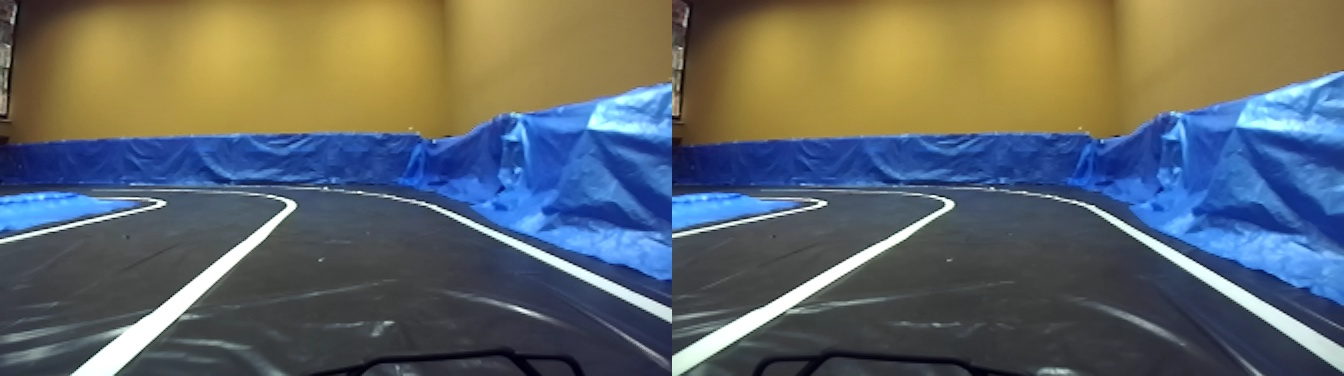
#> input picture 00001.jpg, 1344 x 376 px, found by its file name
$ jupyter execute Calisma_1.ipynb
#> lines starting #> are read from the running program, lines starting #| are printed output that depends on the picture; after the words box and inside, x2 and y2 are one past the last pixel; in counts of white or black regions, pixels touching at a corner belong together; pictures that were not available may be replaced by others from this repository, and a replacement may not be noted
# FourPlusOne Ekibi 1.Calisma

[cell 1]
import cv2
print (cv2.__version__)

[cell 2]
import matplotlib.pylab as plt
print (plt.__version__)

[cell 3]
dosyaYolu='/home/orcun/Masaüstü/calisma_1/00001.jpg' ##Dosyayi okumak icin yol

[cell 4]
img = cv2.imread(dosyaYolu,1)  #Dosyayi okuma fonksiyonu
#> img is the input picture: shape (376, 1344, 3); mean B, G, R 104, 103.7, 98.2

[cell 5]
crop_img = img[0:376, 0:672]    #Dosyanin kirpildigi yer
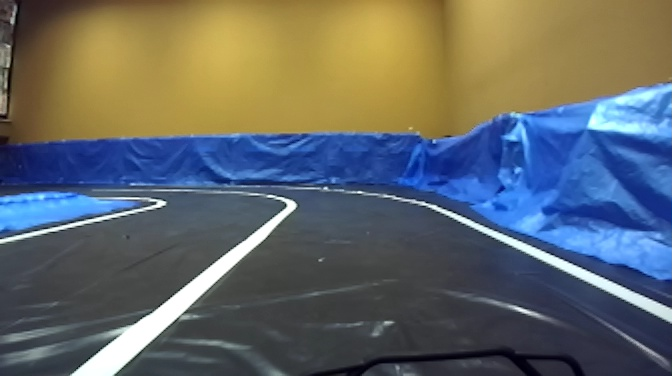
#> crop_img: shape (376, 672, 3); mean B, G, R 104.5, 104.3, 99.2
cv2.imwrite('00001_grey.jpg',crop_img)    #Kirpilan dosyanin kaydedildigi yer
dosyaYoluCrop='/home/orcun/Masaüstü/calisma_1/00001_grey.jpg'
#Kirpilan dosyabin yolu bir ust satir
img = cv2.imread(dosyaYoluCrop,0)    #Kirpilan dosyanin okuldugu yer
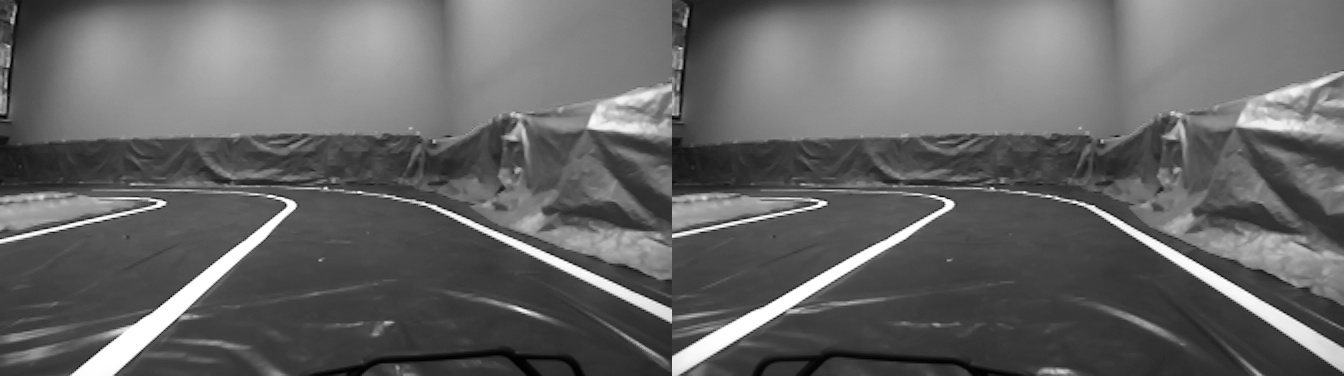
#> img: shape (376, 1344); min 0, max 255, mean 102.1

[cell 6]
font = cv2.FONT_HERSHEY_SIMPLEX    #Isim yazarken fontun tipi
cv2.putText(img,'Orcun Kamiloglu',(5,50), font, 1,(255,255,255),2,cv2.LINE_AA)    #Ismin yazildigi
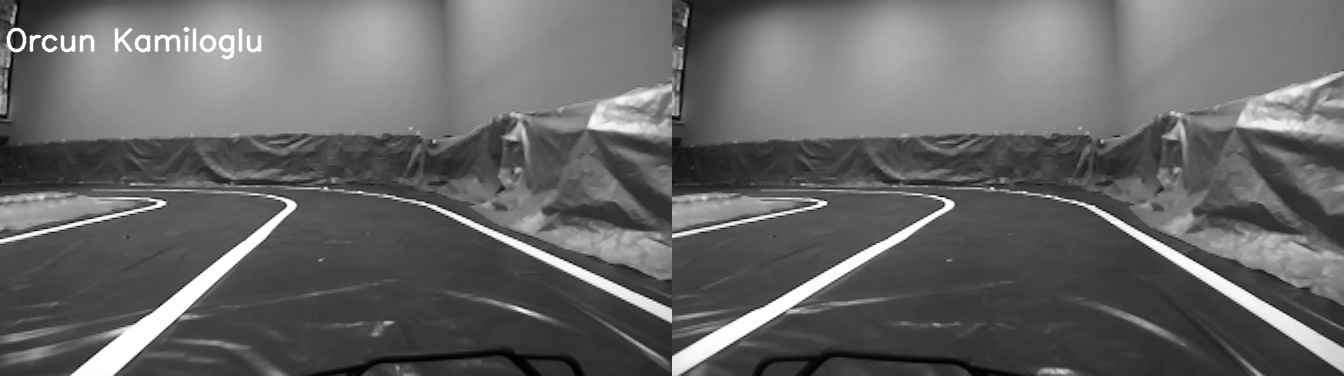
#> img: shape (376, 1344); 0.56% of pixels changed, all inside (x1, y1, x2, y2) = (6, 27, 262, 60)
cv2.imwrite('00001_grey.jpg',img)    #En son dosyanin kaydedilmesi
#> Out = True
# Dosya Calisma1_1 'in kaydedildigi yere kaydediliyor
